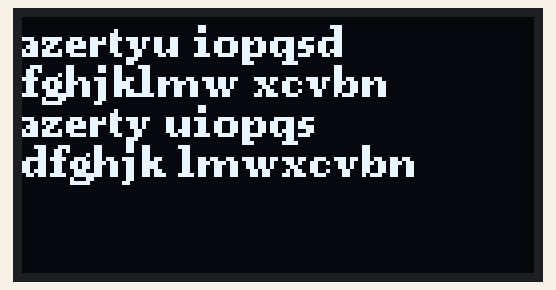
Bench run of a sketch on a simulated Arduino Uno, built with avr-gcc and run on an emulated ATmega328P. Parts: 128×64 one-colour display. What the sketch prints to the serial monitor is not drawn.

Above: at 0.2 s.

The sketch:

OLEDViaMQTTTest.ino
```cpp
#include <U8g2lib.h>
#include <Wire.h>

U8G2_SH1106_128X64_NONAME_F_HW_I2C u8g2(U8G2_R0, /* reset=*/ U8X8_PIN_NONE);

void setup() {
  Serial.begin(115200);

  u8g2.begin();
  u8g2.clearBuffer();
  u8g2.setFont(u8g2_font_ncenB08_tr);
  u8g2.drawStr( 0, 10, "Test");
  u8g2.sendBuffer();

  String test = "azertyu iopqsd fghjklmw xcvbn azerty uiopqs dfghjk lmwxcvbn";

  Serial.println(test);
  writeMessage(test);

  Serial.println(lastIndexUntil(test, " ", 20));
}

void loop() {
  // put your main code here, to run repeatedly:

}
```

OLEDManagement.ino
```cpp
void writeMessage(String message){
  u8g2.clearBuffer();
  String remainingString = message;
  String part1;

  int counter = 1;

  while (remainingString.length() > 20) {
    int splitPoint = lastIndexUntil(remainingString, " ", 20);
    if (splitPoint < 0) {
      splitPoint = 19;
    }
    part1 = remainingString.substring(0, splitPoint);
    remainingString = remainingString.substring(splitPoint + 1);

    u8g2.drawStr( 0, (counter) * 10, part1.c_str());
    counter++;
  }

  u8g2.drawStr( 0, (counter) * 10, remainingString.c_str());
  u8g2.sendBuffer();
}

int lastIndexUntil(String input, String searchString, int until){
  int lastIndex = -1;
  int returnIndex = -1;

  if (input.indexOf(searchString) < 0) {
    return returnIndex;
  }

  while(lastIndex < until){
    returnIndex = lastIndex;
    lastIndex = input.indexOf(searchString, lastIndex + 1);

    if(lastIndex < 0){
      return returnIndex;
    }
  }

  return returnIndex;
}
```
